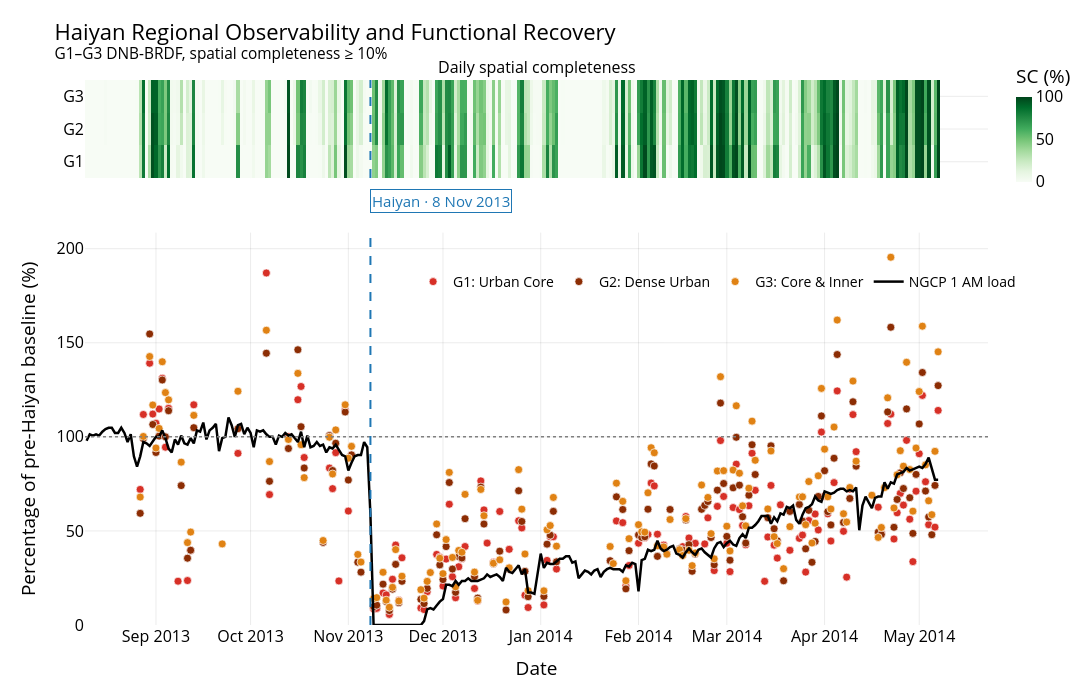

Source (notebook cell):
### Code cell
daily_index = pd.date_range(
    ASSESSMENT_START,
    ASSESSMENT_END,
    freq="D",
)

heatmap_rows = []

for group in GROUP_ORDER:
    gdf = (
        df_panel[
            (df_panel["Group"] == group)
            & (
                df_panel["date"]
                >= ASSESSMENT_START
            )
            & (
                df_panel["date"]
                <= ASSESSMENT_END
            )
        ]
        .set_index("date")
        .reindex(daily_index)
    )

    heatmap_rows.append(
        gdf["SC_pct"]
        .fillna(0)
        .to_numpy()
    )

fig_observability = make_subplots(
    rows=2,
    cols=1,
    shared_xaxes=True,
    row_heights=[0.20, 0.80],
    vertical_spacing=0.1,
    subplot_titles=(
        "Daily spatial completeness",
        # "Reliability-qualified NTL observations and NGCP load",
    ),
)

fig_observability.add_trace(
    go.Heatmap(
        z=np.asarray(heatmap_rows),
        x=daily_index,
        y=[
            GROUP_META[group]["code"]
            for group in GROUP_ORDER
        ],
        colorscale="Greens",
        zmin=0,
        zmax=100,
        colorbar=dict(
            title="SC (%)",
            len=0.25,
            y=0.92,
            thickness=16,
        ),
        hovertemplate=(
            "Date: %{x|%Y-%m-%d}<br>"
            "Group: %{y}<br>"
            "SC: %{z:.1f}%"
            "<extra></extra>"
        ),
        name="Spatial completeness",
    ),
    row=1,
    col=1,
)

for group in GROUP_ORDER:
    meta = GROUP_META[group]
    gdf = event_groups[group]

    fig_observability.add_trace(
        go.Scatter(
            x=gdf["date"],
            y=gdf["Pct_baseline"],
            mode="markers",
            marker=dict(
                size=8,
                color=meta["color"],
                line=dict(
                    color="white",
                    width=0.7,
                ),
            ),
            customdata=np.column_stack([
                gdf["SC_pct"],
                gdf["Valid_px"],
            ]),
            hovertemplate=(
                "Date: %{x|%Y-%m-%d}<br>"
                f"{meta['code']} NTL: "
                "%{y:.1f}% of baseline<br>"
                "SC: %{customdata[0]:.1f}%<br>"
                "Valid pixels: "
                "%{customdata[1]:,.0f}"
                "<extra></extra>"
            ),
            name=(
                f"{meta['code']}: "
                f"{meta['label']}"
            ),
        ),
        row=2,
        col=1,
    )

fig_observability.add_trace(
    go.Scatter(
        x=df_ngcp_event["Date"],
        y=df_ngcp_event["Pct_baseline"],
        mode="lines",
        line=dict(
            color="black",
            width=2.5,
        ),
        name="NGCP 1 AM load",
        hovertemplate=(
            "Date: %{x|%Y-%m-%d}<br>"
            "NGCP: %{y:.1f}% of baseline"
            "<extra></extra>"
        ),
    ),
    row=2,
    col=1,
)

fig_observability.add_hline(
    y=100,
    line_dash="dot",
    line_color="grey",
    line_width=1.5,
    row=2,
    col=1,
)

add_haiyan_marker(
    fig_observability,
    row=1,
    col=1,
    annotation=False,
)

add_haiyan_marker(
    fig_observability,
    row=2,
    col=1,
    annotation=True,
)

fig_observability.update_layout(
    title=(
        "Haiyan Regional Observability and Functional Recovery"
        "<br><sup>"
        "G1–G3 DNB-BRDF, spatial completeness "
        f"≥ {VALID_THRESHOLD}%"
        "</sup>"
    )
)

fig_observability.update_yaxes(
    title_text="",
    row=1,
    col=1,
)

fig_observability.update_yaxes(
    title_text=(
        "Percentage of pre-Haiyan baseline (%)"
    ),
    rangemode="tozero",
    row=2,
    col=1,
)

fig_observability.update_xaxes(
    title_text="Date",
    row=2,
    col=1,
)

apply_figure_style(
    fig_observability,
    width=1300,
    height=700,
    top=80,
)

fig_observability.show()

export_figure(
    fig_observability,
    OUTPUT_MAIN_FIG_DIR
    / "fig_01_haiyan_observability_recovery_g1_g3",
)

### Figure 1 — Plotly figure (JSON) as saved in the notebook; plotly's stock layout.template omitted (floating-point values rounded to 4 significant figures; data arrays with more than 128 entries replaced by an {"elided": "..."} marker saying what was removed)
{"data": [{"colorbar": {"len": 0.25, "thickness": 16, "title": {"text": "SC (%)"}, "y": 0.92}, "colorscale": [[0, "rgb(247,252,245)"], [0.125, "rgb(229,245,224)"], [0.25, "rgb(199,233,192)"], [0.375, "rgb(161,217,155)"], [0.5, "rgb(116,196,118)"], [0.625, "rgb(65,171,93)"], [0.75, "rgb(35,139,69)"], [0.875, "rgb(0,109,44)"], [1, "rgb(0,68,27)"]], "hovertemplate": "Date: %{x|%Y-%m-%d}<br>Group: %{y}<br>SC: %{z:.1f}%<extra></extra>", "name": "Spatial completeness", "type": "heatmap", "x": {"elided": "271 str values"}, "xaxis": "x", "y": ["G1", "G2", "G3"], "yaxis": "y", "z": {"elided": "3x271 float values"}, "zmax": 100, "zmin": 0}, {"customdata": {"elided": "143x2 float values"}, "hovertemplate": "Date: %{x|%Y-%m-%d}<br>G1 NTL: %{y:.1f}% of baseline<br>SC: %{customdata[0]:.1f}%<br>Valid pixels: %{customdata[1]:,.0f}<extra></extra>", "marker": {"color": "#d73027", "line": {"color": "white", "width": 0.7}, "size": 8}, "mode": "markers", "name": "G1: Urban Core", "type": "scatter", "x": {"elided": "143 str values"}, "xaxis": "x2", "y": {"elided": "143 float values"}, "yaxis": "y2"}, {"customdata": {"elided": "149x2 float values"}, "hovertemplate": "Date: %{x|%Y-%m-%d}<br>G2 NTL: %{y:.1f}% of baseline<br>SC: %{customdata[0]:.1f}%<br>Valid pixels: %{customdata[1]:,.0f}<extra></extra>", "marker": {"color": "#8c2d04", "line": {"color": "white", "width": 0.7}, "size": 8}, "mode": "markers", "name": "G2: Dense Urban", "type": "scatter", "x": {"elided": "149 str values"}, "xaxis": "x2", "y": {"elided": "149 float values"}, "yaxis": "y2"}, {"customdata": {"elided": "154x2 float values"}, "hovertemplate": "Date: %{x|%Y-%m-%d}<br>G3 NTL: %{y:.1f}% of baseline<br>SC: %{customdata[0]:.1f}%<br>Valid pixels: %{customdata[1]:,.0f}<extra></extra>", "marker": {"color": "#e08214", "line": {"color": "white", "width": 0.7}, "size": 8}, "mode": "markers", "name": "G3: Core & Inner", "type": "scatter", "x": {"elided": "154 str values"}, "xaxis": "x2", "y": {"elided": "154 float values"}, "yaxis": "y2"}, {"hovertemplate": "Date: %{x|%Y-%m-%d}<br>NGCP: %{y:.1f}% of baseline<extra></extra>", "line": {"color": "black", "width": 2.5}, "mode": "lines", "name": "NGCP 1 AM load", "type": "scatter", "x": {"elided": "271 str values"}, "xaxis": "x2", "y": {"elided": "271 float values"}, "yaxis": "y2"}], "layout": {"annotations": [{"font": {"size": 16}, "showarrow": false, "text": "Daily spatial completeness", "x": 0.5, "xanchor": "center", "xref": "paper", "y": 1, "yanchor": "bottom", "yref": "paper"}, {"bgcolor": "rgba(255,255,255,0.88)", "bordercolor": "#1f77b4", "borderwidth": 1, "font": {"color": "#1f77b4", "size": 15}, "showarrow": false, "text": "Haiyan · 8 Nov 2013", "x": "2013-11-08T00:00:00", "xanchor": "left", "y": 0.8, "yref": "paper"}], "font": {"color": "black", "size": 16}, "height": 700, "legend": {"font": {"size": 14}, "orientation": "h", "x": 0.7, "xanchor": "center", "y": 0.6, "yanchor": "bottom"}, "margin": {"b": 75, "l": 85, "r": 50, "t": 80}, "paper_bgcolor": "rgba(0,0,0,0)", "plot_bgcolor": "white", "shapes": [{"line": {"color": "grey", "dash": "dot", "width": 1.5}, "type": "line", "x0": 0, "x1": 1, "xref": "x2 domain", "y0": 100, "y1": 100, "yref": "y2"}, {"line": {"color": "#1f77b4", "dash": "dash", "width": 2}, "type": "line", "x0": "2013-11-08T00:00:00", "x1": "2013-11-08T00:00:00", "xref": "x", "y0": 0, "y1": 1, "yref": "y domain"}, {"line": {"color": "#1f77b4", "dash": "dash", "width": 2}, "type": "line", "x0": "2013-11-08T00:00:00", "x1": "2013-11-08T00:00:00", "xref": "x2", "y0": 0, "y1": 1, "yref": "y2 domain"}], "title": {"text": "Haiyan Regional Observability and Functional Recovery<br><sup>G1–G3 DNB-BRDF, spatial completeness ≥ 10%</sup>"}, "width": 1300, "xaxis": {"anchor": "y", "domain": [0, 1], "gridcolor": "rgba(0,0,0,0.08)", "matches": "x2", "showgrid": true, "showticklabels": false, "zeroline": false}, "xaxis2": {"anchor": "y2", "domain": [0, 1], "gridcolor": "rgba(0,0,0,0.08)", "showgrid": true, "title": {"text": "Date"}, "zeroline": false}, "yaxis": {"anchor": "x", "domain": [0.82, 1], "gridcolor": "rgba(0,0,0,0.08)", "showgrid": true, "title": {"text": ""}, "zeroline": false}, "yaxis2": {"anchor": "x2", "domain": [0, 0.72], "gridcolor": "rgba(0,0,0,0.08)", "rangemode": "tozero", "showgrid": true, "title": {"text": "Percentage of pre-Haiyan baseline (%)"}, "zeroline": false}}}
